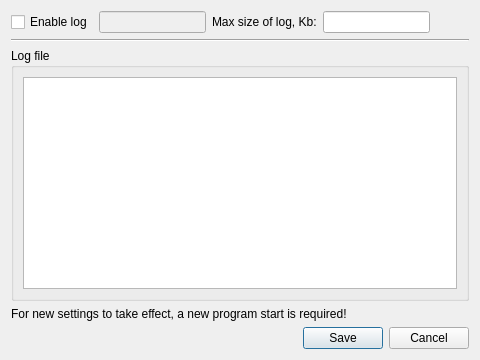
<?xml version="1.0" encoding="UTF-8"?>
<ui version="4.0">
 <class>SettingsDialog</class>
 <widget class="QDialog" name="SettingsDialog">
  <property name="geometry">
   <rect>
    <x>0</x>
    <y>0</y>
    <width>480</width>
    <height>360</height>
   </rect>
  </property>
  <property name="windowTitle">
   <string>Program settings</string>
  </property>
  <layout class="QVBoxLayout" name="verticalLayout_2">
   <item>
    <layout class="QVBoxLayout" name="verticalLayout">
     <item>
      <layout class="QHBoxLayout" name="horizontalLayout">
       <item>
        <widget class="QCheckBox" name="enableLog">
         <property name="text">
          <string>Enable log</string>
         </property>
        </widget>
       </item>
       <item>
        <widget class="QLineEdit" name="logFile">
         <property name="enabled">
          <bool>false</bool>
         </property>
         <property name="maximumSize">
          <size>
           <width>125</width>
           <height>16777215</height>
          </size>
         </property>
        </widget>
       </item>
       <item>
        <widget class="QLabel" name="label">
         <property name="text">
          <string>Max size of log, Kb:</string>
         </property>
        </widget>
       </item>
       <item>
        <widget class="QLineEdit" name="maxSizeLog">
         <property name="maximumSize">
          <size>
           <width>125</width>
           <height>16777215</height>
          </size>
         </property>
        </widget>
       </item>
       <item>
        <spacer name="horizontalSpacer">
         <property name="orientation">
          <enum>Qt::Horizontal</enum>
         </property>
         <property name="sizeHint" stdset="0">
          <size>
           <width>40</width>
           <height>20</height>
          </size>
         </property>
        </spacer>
       </item>
      </layout>
     </item>
    </layout>
   </item>
   <item>
    <widget class="Line" name="line">
     <property name="orientation">
      <enum>Qt::Horizontal</enum>
     </property>
    </widget>
   </item>
   <item>
    <widget class="QGroupBox" name="logBox">
     <property name="title">
      <string>Log file</string>
     </property>
     <layout class="QVBoxLayout" name="verticalLayout_3">
      <item>
       <widget class="QTextBrowser" name="logBrowser"/>
      </item>
     </layout>
    </widget>
   </item>
   <item>
    <widget class="QLabel" name="warningText">
     <property name="text">
      <string>For new settings to take effect, a new program start is required!</string>
     </property>
    </widget>
   </item>
   <item>
    <widget class="QDialogButtonBox" name="buttonBox">
     <property name="standardButtons">
      <set>QDialogButtonBox::Cancel|QDialogButtonBox::Save</set>
     </property>
    </widget>
   </item>
  </layout>
 </widget>
 <resources/>
 <connections>
  <connection>
   <sender>buttonBox</sender>
   <signal>accepted()</signal>
   <receiver>SettingsDialog</receiver>
   <slot>accept()</slot>
   <hints>
    <hint type="sourcelabel">
     <x>248</x>
     <y>254</y>
    </hint>
    <hint type="destinationlabel">
     <x>157</x>
     <y>274</y>
    </hint>
   </hints>
  </connection>
  <connection>
   <sender>buttonBox</sender>
   <signal>rejected()</signal>
   <receiver>SettingsDialog</receiver>
   <slot>reject()</slot>
   <hints>
    <hint type="sourcelabel">
     <x>316</x>
     <y>260</y>
    </hint>
    <hint type="destinationlabel">
     <x>286</x>
     <y>274</y>
    </hint>
   </hints>
  </connection>
 </connections>
</ui>
